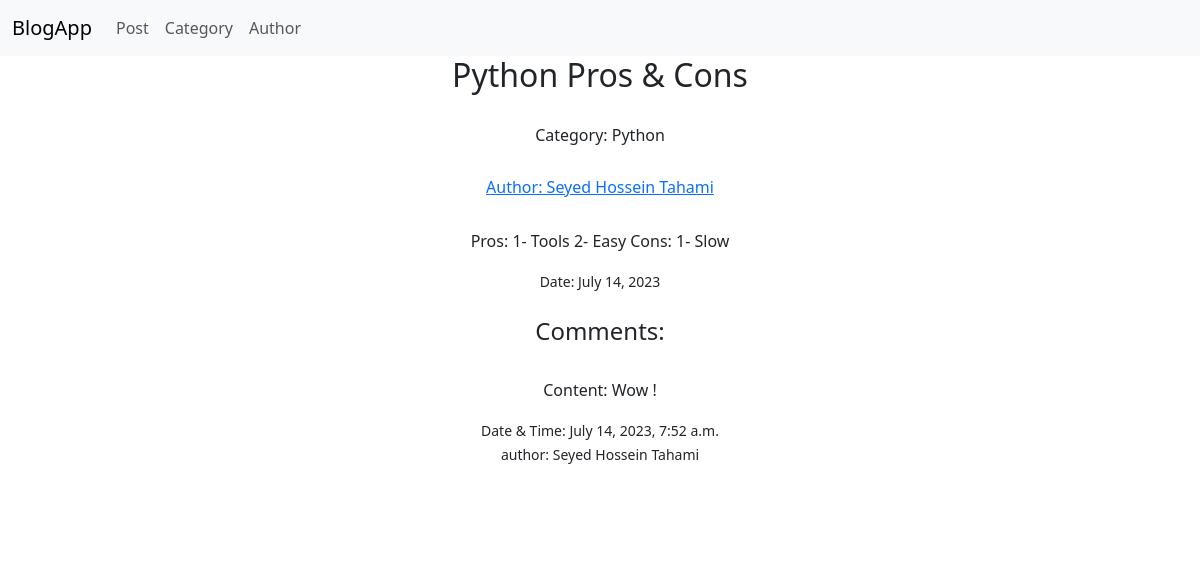
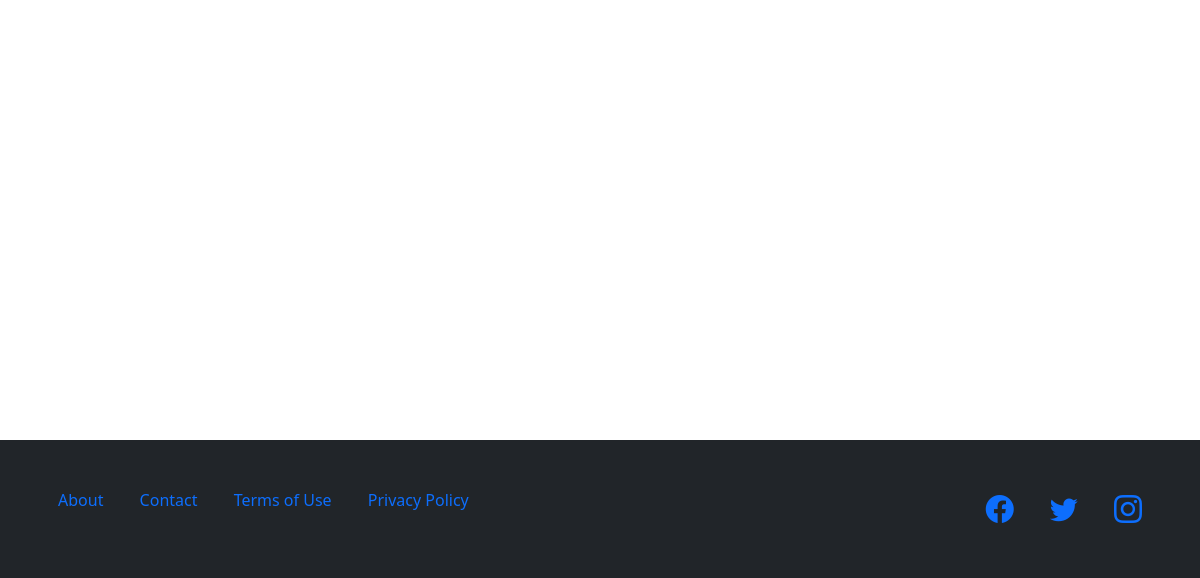
Page /posts/1/ on the earlier database version (2 pictures, top to bottom).
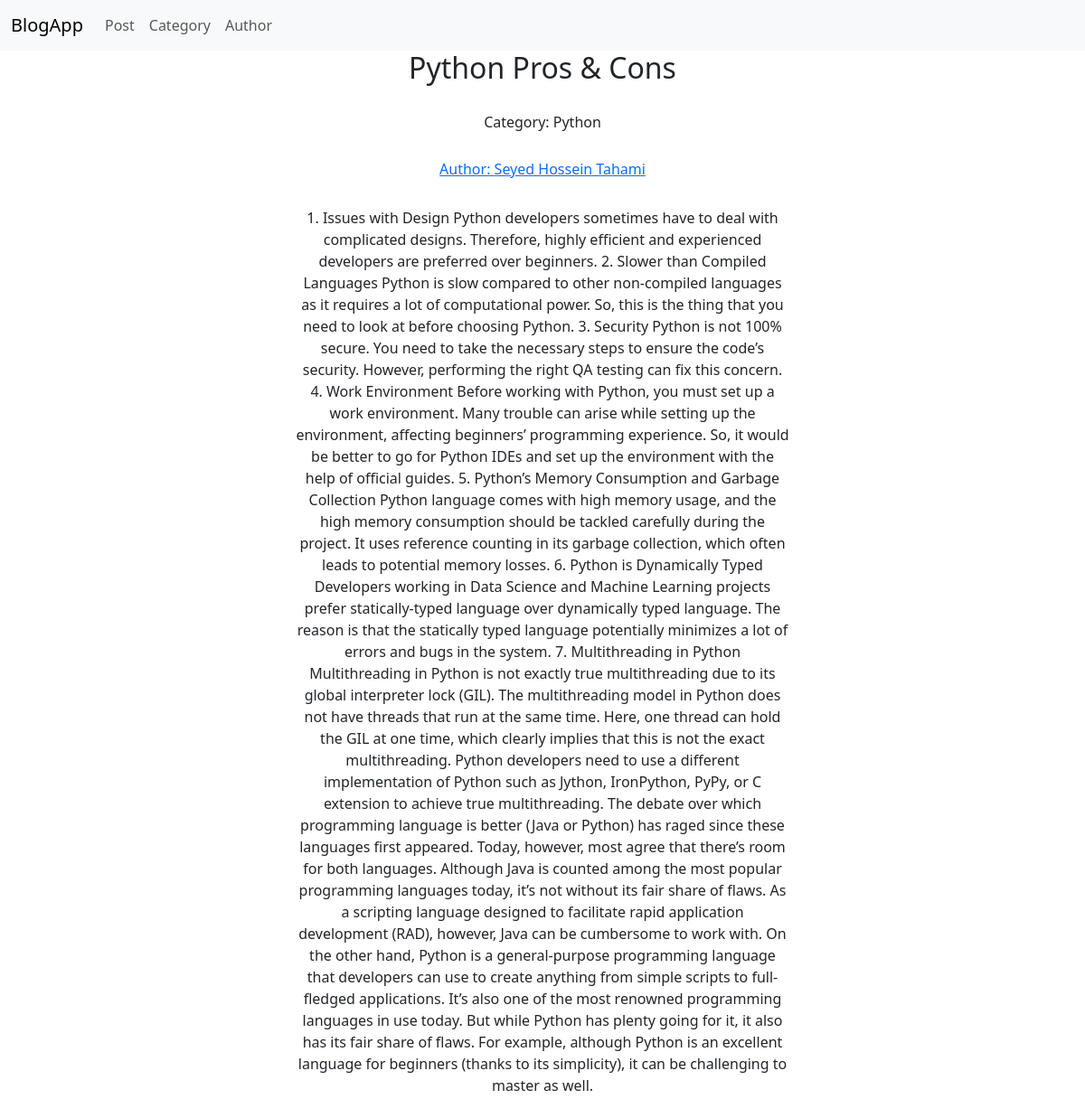
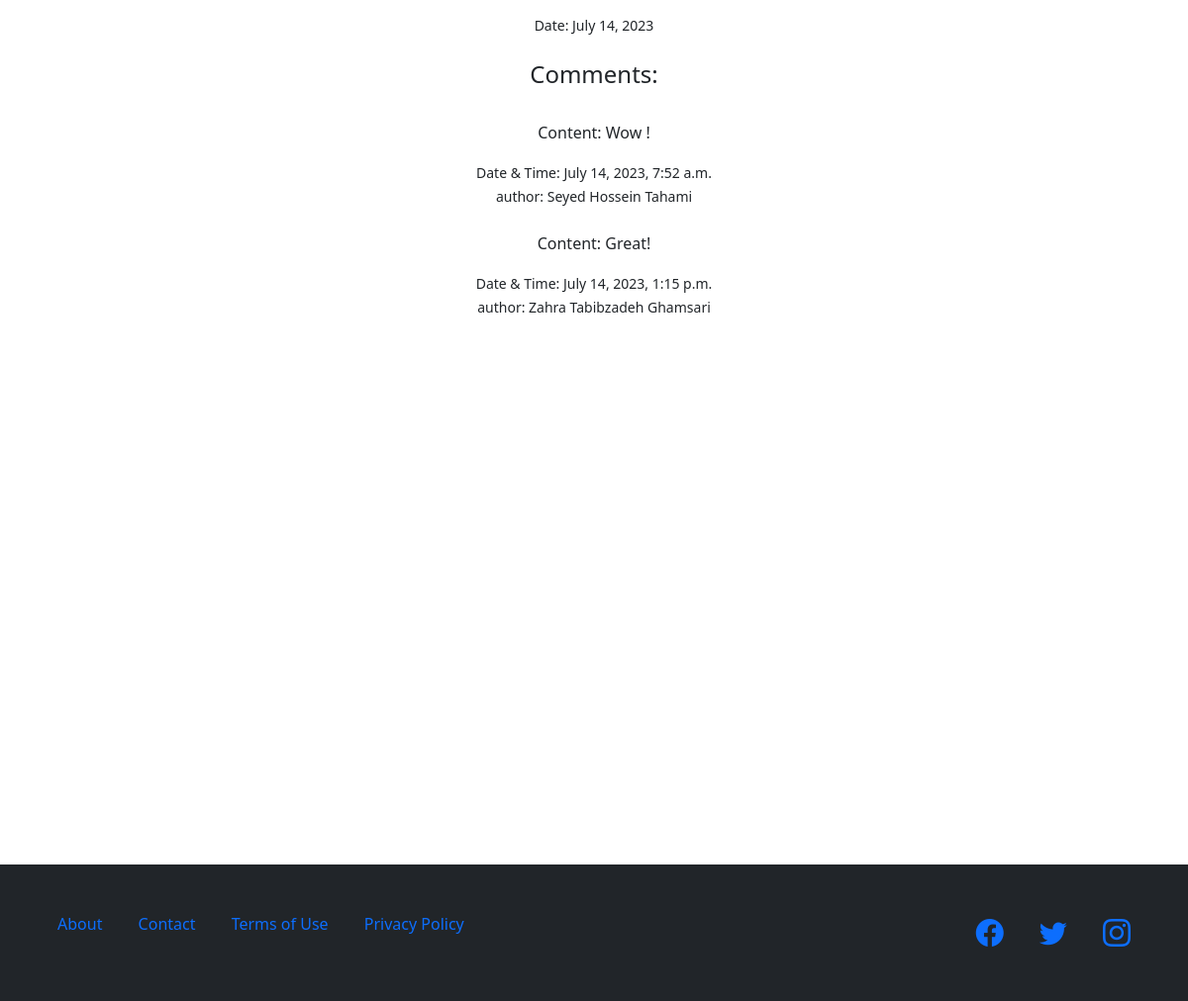
Same page on the later database version (2 pictures, top to bottom).
### BlogApp/models.py (models this page shows, shortened)
class Post(models.Model):
    title = models.CharField(max_length=200)
    content = models.TextField()
    author = models.ForeignKey(
        Author,
        on_delete=models.CASCADE
    )
    Category = models.ForeignKey(
        Category,
        on_delete=models.CASCADE
    )
    date = models.DateField(auto_now_add=True)

class Category(models.Model):
    name = models.CharField(max_length=200)
    description = models.TextField()

class Author(models.Model):
    name = models.CharField(max_length=200)
    bio = models.TextField()
    pic = models.ImageField(upload_to = 'images/', default='default_pic.jpg')

class Comment(models.Model):
    content = models.TextField()
    author = models.ForeignKey(
        Author,
        on_delete=models.CASCADE
    )
    post = models.ForeignKey(
        Post,
        on_delete = models.CASCADE
    )
    date = models.DateTimeField(auto_now_add=True)

### BlogApp/views.py (the view)
# urls.py: path('posts/<int:post_id>/', views.post_details),
def post_details(request, post_id):
    detail = get_object_or_404(Post, id = post_id)
    comment = list(Comment.objects.all())
    res2 = list()
    for item in comment:
        if item.post.title == detail.title:
            res2.append(item)
    return render(request, 'post_details.html', {'detail': detail , 'comment':res2})

### template/post_details.html (shortened to what this page needs)
{% extends 'base.html' %}
{% block content %}
<div class="text-center">
    <h2>{{ detail.title }}</h2>
    <br>
    <h6>Category: {{ detail.Category.name }}</h6>
    <br>
    <a href="{% url 'authors_detail' detail.author.id %}">
        <h6>Author: {{ detail.author.name }}</h6>
    </a>
    <br>
    <div class="container">
        <div class="row">
            <div class="col-3">
            </div>
            <div class="col-6">
                <p>{{ detail.content }}</p>
            </div>
            <div class="col-3">
            </div>
        </div>
    </div>
    <small>Date: {{ detail.date }}</small>
    <br>
    <br>
    <div>
        <h4>Comments:</h4>
        <br>
        {%for com in comment%}
        <p>Content: {{com.content}} </p>
        <small>Date & Time: {{com.date}}</small>
        <br>
        <small>author: {{com.author.name}}</small>
        <br>
        <br>
        {%endfor%}
    </div>
</div>
{%endblock%}

### template/base.html (shortened to what this page needs)
<!DOCTYPE html>
<html lang="en">
<head>
    <link href="https://cdn.jsdelivr.net/npm/bootstrap@5.3.0/dist/css/bootstrap.min.css" rel="stylesheet"
>
    <link rel="stylesheet" href="https://cdn.jsdelivr.net/npm/bootstrap-icons@1.10.5/font/bootstrap-icons.css">
</head>
<body>
    <nav class="navbar navbar-expand-lg bg-body-tertiary">
        <div class="container-fluid">
            <a class="navbar-brand" href="#">BlogApp</a>
            <div class="collapse navbar-collapse" id="navbarNav">
                <ul class="navbar-nav">
                    <li class="nav-item">
                        <a class="nav-link" href="{% url 'posts' %}">Post</a>
                    </li>
                    <li class="nav-item">
                        <a class="nav-link" href="{% url 'categories' %}">Category</a>
                    </li>
                    <li class="nav-item">
                        <a class="nav-link" href="{% url 'authors' %}">Author</a>
                    </li>
                </ul>
            </div>
        </div>
    </nav>
    {% block content %}
    {% endblock %}
    <br>
    <br>
    <br>
    <br>
    <br>
    <br>
    <br>
    <br>
    <br>
    <br>
    <br>
    <br>
    <br>
    <br>
    <br>
    <br>
    <br>
    <br>
    <br>
    <br>
    <br>
    <br>
    <footer class="footer bg-dark ">
        <div class="container">
            <div class="row py-5 ">
                <div class="col-6">
                    <a class="mx-3" href="" style="text-decoration:none">About</a>
                    <a class="mx-3" href="" style="text-decoration:none">Contact</a>
                    <a class="mx-3" href="" style="text-decoration:none">Terms of Use</a>
                    <a class="mx-3" href="" style="text-decoration:none">Privacy Policy</a>
                </div>
                <div class="col-6 text-end">
                    <a class="mx-3" href=" #!" style="text-decoration:none">
                        <i class="bi-facebook fs-3"></i>
                    </a>
                    <a class="mx-3" href=" #!" style="text-decoration:none">
                        <i class="bi-twitter fs-3"></i>
                    </a>
                    <a class="mx-3" href=" #!" style="text-decoration:none">
                        <i class="bi-instagram fs-3"></i>
                    </a>
                </div>
            </div>
        </div>
    </footer>
</body>
</html>

Differences in the rows shown:
changed Post "Python Pros & Cons": content "Pros: 1- Tools 2- Easy Cons: 1- Slow" → "1. Issues with Design Python developers sometimes have to deal with complicated designs. Therefore, highly efficient and experienced developers are preferred over beginners. 2. Slower than Compiled Languages Python is slow compared to other non-compiled languages as it requires a lot of computational power. So, this is the thing that you need to look at before choosing Python. 3. Security Python is not 100% secure. You need to take the necessary steps to ensure the code’s security. However, performing the right QA testing can fix this concern. 4. Work Environment Before working with Python, you must set up a work environment. Many trouble can arise while setting up the environment,…"
added Comment: content "Great!", date "July 14, 2023, 1:15 p.m.", author.name "Zahra Tabibzadeh Ghamsari"
